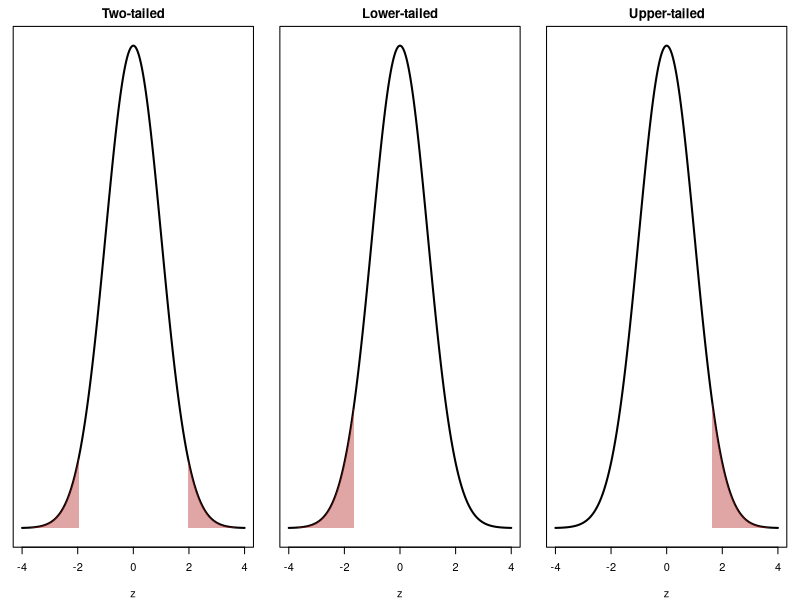

This figure's R source:
## ---- chunk 1
#| include: false
draw_z <- function(z = NULL, tail = "two", alpha = .05, main = "") {
  x <- seq(-4, 4, length.out = 400)
  plot(x, dnorm(x), type = "l", lwd = 2, xlab = "z", ylab = "", yaxt = "n", main = main)
  shade <- function(a, b) polygon(c(a, seq(a, b, length.out = 100), b),
                                  c(0, dnorm(seq(a, b, length.out = 100)), 0),
                                  col = adjustcolor("firebrick", .4), border = NA)
  if (tail == "two")   { cv <- qnorm(1 - alpha / 2); shade(-4, -cv); shade(cv, 4) }
  if (tail == "lower") { cv <- qnorm(alpha); shade(-4, cv) }
  if (tail == "upper") { cv <- qnorm(1 - alpha); shade(cv, 4) }
  if (!is.null(z)) abline(v = z, col = "#377EB8", lwd = 3)
}

# area_z(): bell curve with the area for pnorm()/qnorm() shaded and labeled
area_z <- function(z, tail = "lower", main = "") {
  lim <- max(4, abs(z) + 1.5)
  x <- seq(-lim, lim, length.out = 400)
  plot(x, dnorm(x), type = "l", lwd = 2, xlab = "z", ylab = "", yaxt = "n",
       main = main, ylim = c(0, 0.45))
  shade <- function(a, b) polygon(c(a, seq(a, b, length.out = 100), b),
                                  c(0, dnorm(seq(a, b, length.out = 100)), 0),
                                  col = adjustcolor("#377EB8", .45), border = NA)
  if (tail == "two") z <- abs(z)
  if (tail == "lower") { shade(-lim, z); area <- pnorm(z) }
  if (tail == "upper") { shade(z, lim);  area <- pnorm(z, lower.tail = FALSE) }
  if (tail == "two")   { shade(-lim, -z); shade(z, lim); area <- 2 * pnorm(-z) }
  zs <- if (tail == "two") c(-z, z) else z
  abline(v = zs, col = "firebrick", lwd = 2, lty = 2)
  text(zs, 0.44, paste("z =", round(zs, 2)), col = "firebrick", font = 2,
       pos = ifelse(zs < 0, 4, 2), offset = 0.3)
  lab <- function(x, a) text(x, max(dnorm(x) + 0.05, 0.08), signif(a, 3),
                             col = "#1f4e79", font = 2, cex = 1.1)
  if (tail == "lower") lab(max(-lim + 0.7, z - 0.9), area)
  if (tail == "upper") lab(min(lim - 0.7, z + 0.9), area)
  if (tail == "two") {
    lab(max(-lim + 0.7, -z - 0.9), area / 2); lab(min(lim - 0.7, z + 0.9), area / 2)
    text(0, 0.2, paste("total shaded =", signif(area, 3)), col = "#1f4e79", font = 2, cex = 1.1)
  }
}
## ---- chunk 2
#| echo: false
#| fig-width: 12
#| fig-height: 2.6
par(mfrow = c(1, 3), mar = c(4, 1, 2, 1))
draw_z(tail = "two",   main = "Two-tailed")
draw_z(tail = "lower", main = "Lower-tailed")
draw_z(tail = "upper", main = "Upper-tailed")
